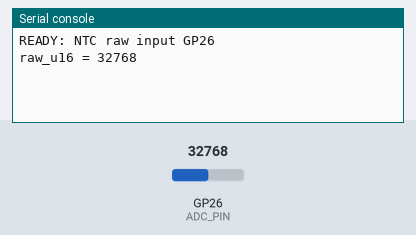
The program below on a simulated Raspberry Pi Pico running MicroPython. Parts: the last lines printed to the serial console. The inputs (shaded band) are chosen by the test bench; at power-on: GP26 (ADC_PIN) = 32768 (analog values on the 0–65535 scale).

Above: at 1.2 s.
1.3 s: GP26 (ADC_PIN) set to 0
At 3.0 s:
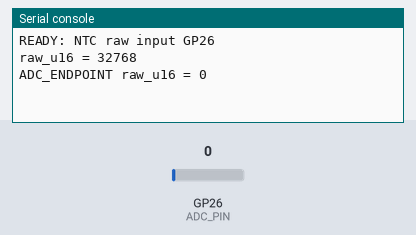
3.7 s: GP26 (ADC_PIN) set to 7864
At 5.3 s:
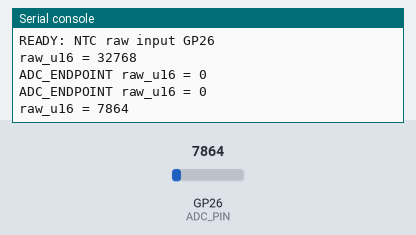

Measured:
- after the input at 1.3 s, the serial console: prints a new line after 0.90 s (image 1)
- after the input at 3.7 s, the serial console: prints a new line after 0.70 s (image 2)

The program:

main.py
```python
from machine import ADC, Pin
from time import sleep_ms

ADC_PIN = 26
SAMPLES = 10
GAP_MS = 10
WAIT_MS = 1000
adc = ADC(Pin(ADC_PIN))

try:
    print("READY: NTC raw input GP26")
    while True:
        sleep_ms(WAIT_MS)
        total = 0
        endpoint = False
        for _ in range(SAMPLES):
            value = adc.read_u16()
            total += value
            if value == 0 or value == 65535:
                endpoint = True
            sleep_ms(GAP_MS)
        raw = total // SAMPLES
        if endpoint:
            print("ADC_ENDPOINT raw_u16 =", raw)
        else:
            print("raw_u16 =", raw)
except KeyboardInterrupt:
    print("STOP")
except OSError as error:
    print("ADC_ERROR:", error)
```
